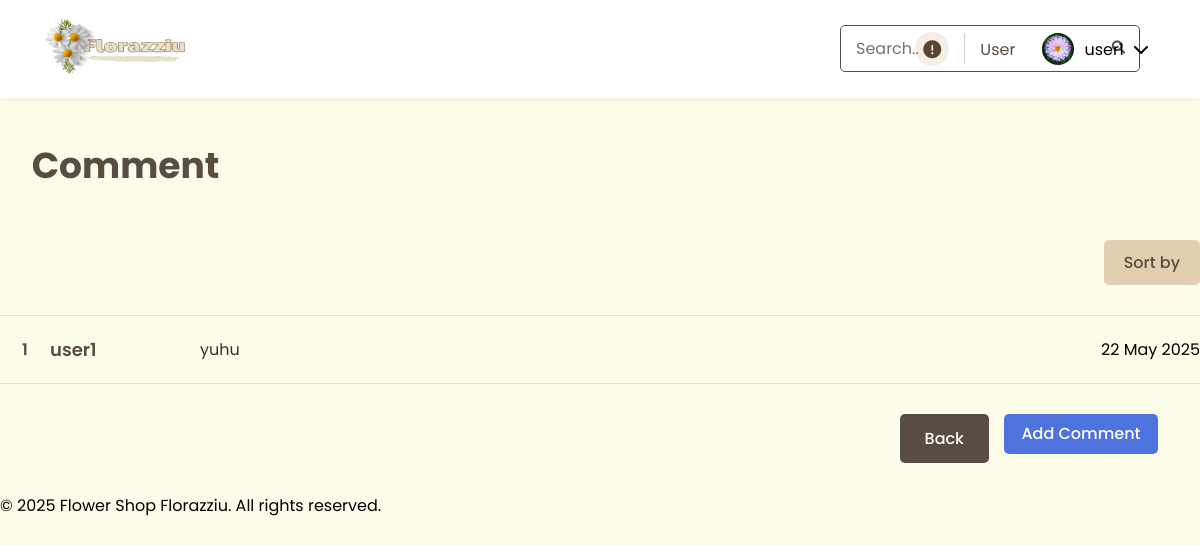
The page /flower_shop/products/comments.php?id=16 (signed in) on the database its author committed.
### tables this page shows
CREATE TABLE `comments` (
  `id` int(11) NOT NULL,
  `product_id` int(11) NOT NULL,
  `user_id` int(11) NOT NULL,
  `comment` text NOT NULL,
  `rating` tinyint(1) DEFAULT NULL,
  `created_at` timestamp NOT NULL DEFAULT current_timestamp(),
  `updated_at` timestamp NOT NULL DEFAULT current_timestamp() ON UPDATE current_timestamp(),
  `username` varchar(255) NOT NULL
);

CREATE TABLE `users` (
  `id` int(11) NOT NULL,
  `username` varchar(50) NOT NULL,
  `password` varchar(255) NOT NULL,
  `email` varchar(100) NOT NULL,
  `full_name` varchar(100) DEFAULT NULL,
  `profile_picture` varchar(255) DEFAULT NULL,
  `created_at` timestamp NOT NULL DEFAULT current_timestamp(),
  `updated_at` timestamp NOT NULL DEFAULT current_timestamp() ON UPDATE current_timestamp(),
  `role` enum('user','admin') DEFAULT 'user',
  `is_verified` tinyint(1) DEFAULT 0
);

### flower_shop/products/comments.php (the view, shortened to what this page needs)
<?php
include '../includes/header.php';
require '../config/database.php';
$product_id = $_GET['id'] ?? 0;
$sort = $_GET['sort'] ?? 'newest';
$orderBy = match($sort) {
    'a-z' => 'users.username ASC',
    'z-a' => 'users.username DESC',
    'oldest' => 'comments.created_at ASC',
    default => 'comments.created_at DESC'
};
$stmt = $pdo->prepare("
    SELECT comments.*, users.username
    FROM comments
    JOIN users ON comments.user_id = users.id
    WHERE comments.product_id = ?
    ORDER BY $orderBy
");
$stmt->execute([$product_id]);
$comments = $stmt->fetchAll(PDO::FETCH_ASSOC);
?>
<main>
    <div class="container">
        <h1 class="comments-title">Comment</h1>
        <div class="comments-filter">
            <div class="filter-dropdown">
                <button class="filter-btn">Sort by</button>
            </div>
        </div>
        <div class="comments-table">
            <?php if (!empty($comments)): ?>
                <?php foreach ($comments as $index => $comment): ?>
                    <div class="comment-item">
                        <div class="comment-number"><?= $index + 1 ?></div>
                        <div class="comment-user"><?= htmlspecialchars($comment['username']) ?></div>
                        <div class="comment-text"><?= htmlspecialchars($comment['comment']) ?></div>
                        <div class="comment-date"><?= date('d M Y', strtotime($comment['created_at'])) ?></div>
                    </div>
                <?php endforeach; ?>
            <?php else: ?>
                <div class="no-comments">Belum ada komentar.</div>
            <?php endif; ?>
        </div>
        <div class="comments-actions">
            <a href="product-detail.php?id=<?= $product_id ?>" class="back-btn">Back</a>
            <a href="add-comment.php?id=<?= $product_id ?>" class="add-comment-btn">Add Comment</a>
        </div>
    </div>
</main>
<?php include '../includes/footer.php'; ?>

### flower_shop/assets/css/style.css (style rules this page uses)
* { margin: 0; padding: 0; box-sizing: border-box; font-family: 'Poppins', sans-serif; }
body { background-color: #FDFCE8; }
.filter-dropdown { position: relative; display: inline-block; }
.filter-btn { background-color: #E2CEB1; color: #584C43; padding: 10px 20px; border: none; border-radius: 5px; cursor: pointer; font-weight: 500; font-size: 16px; }
.comments-title, .add-comment-title { color: #584C43; font-size: 36px; font-weight: 700; margin: 40px 0 30px; text-align: center; }
.comments-title { width: 251px; height: 72px; }
.comments-filter { margin: 0 0 30px; display: flex; justify-content: flex-end; }
.comments-table { margin: 30px 0; border-top: 1px solid #ddd; }
.comment-item { display: flex; padding: 20px 0; border-bottom: 1px solid #ddd; align-items: center; }
.comment-number { width: 50px; font-weight: 600; font-size: 16px; color: #584C43; text-align: center; }
.comment-user { width: 150px; font-weight: 600; font-size: 18px; color: #584C43; }
.comment-text { flex: 1; font-size: 16px; color: #333; }
.comments-actions, .form-actions { display: flex; justify-content: flex-end; gap: 15px; margin: 30px 42px; }
.back-btn, .cancel-btn { background-color: #584C43; color: white; padding: 12px 25px; border: none; border-radius: 5px; font-size: 16px; font-weight: 500; cursor: pointer; transition: all 0.3s; text-decoration: none; display: inline-block; }
.add-comment-btn, .submit-btn { background-color: #4E73DE; color: #FFFFFF; height: 40px; border-radius: 5px; display: flex; align-items: center; justify-content: center; font-weight: 500; font-size: 16px; line-height: 100%; letter-spacing: 0%; text-decoration: none; transition: all 0.3s; padding: 0 15px; }
.add-comment-btn { width: 154px; }

### rows shown on the page
comments: user.username "user1", comment "yuhu", created_at "22 May 2025"

### other values the page prints
$_SESSION['username'] "user1"
